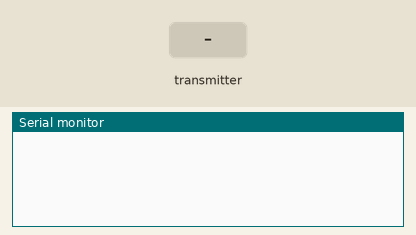
The sketch below on a simulated Arduino Uno, built with avr-gcc and run on an emulated ATmega328P. Parts: the last lines printed to the serial monitor. The inputs (shaded band) are chosen by the test bench. No radio packets arrive unless stated.

Above: at 1.2 s.
1.3 s: the transmitter starts sending humidity1 = 0
At 1.37 s:
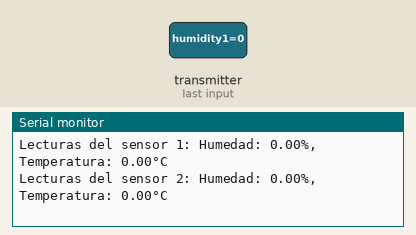
2.8 s: the transmitter starts sending temperature1 = 25
At 3.08 s:
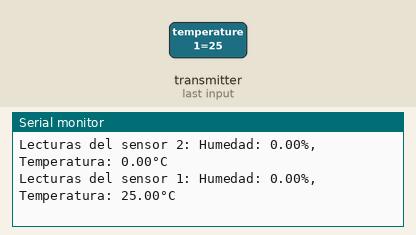
5.8 s: the transmitter starts sending humidity2 = 25
At 5.96 s:
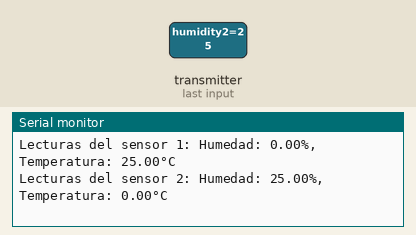
8.8 s: the transmitter starts sending temperature2 = 25
11.8 s: the transmitter starts sending humidity1 = 100
At 11.98 s:
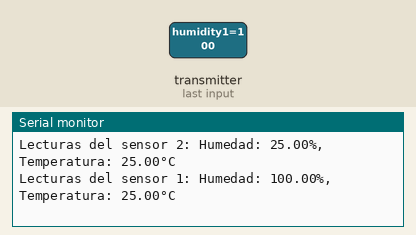
14.8 s: the transmitter starts sending temperature1 = 100
At 14.95 s:
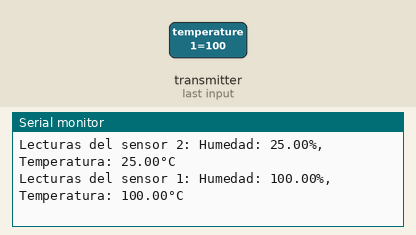
Timing chart, 0 to 17.8 s (numbered marks = the images above; inputs shaded):
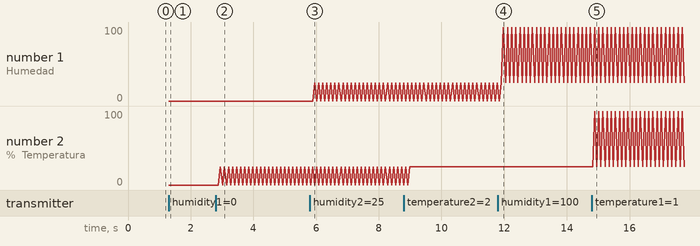

The sketch:

Arduino.ino
```cpp
#include <RF24.h>

RF24 radio(2, 4);  // Pines D2 y D4 para CE y CSN respectivamente

struct DataPacket {
  float humidity1;
  float temperature1;
  float humidity2;
  float temperature2;
};

void setup() {
  Serial.begin(9600);

  if (!radio.begin()) {
    Serial.println("Error al iniciar la radio NRF24");
    while (1);
  }

  radio.openReadingPipe(1, 0xF0F0F0F0E1LL); // Dirección del canal de comunicación
  radio.startListening();
}

void loop() {
  if (radio.available()) {
    DataPacket dataPacket;
    radio.read(&dataPacket, sizeof(dataPacket));

    Serial.print("Lecturas del sensor 1: ");
    Serial.print("Humedad: ");
    Serial.print(dataPacket.humidity1);
    Serial.print("%, Temperatura: ");
    Serial.print(dataPacket.temperature1);
    Serial.println("°C");

    Serial.print("Lecturas del sensor 2: ");
    Serial.print("Humedad: ");
    Serial.print(dataPacket.humidity2);
    Serial.print("%, Temperatura: ");
    Serial.print(dataPacket.temperature2);
    Serial.println("°C");
  }
}
```

Measured:
- after the input at 1.3 s, the serial monitor: prints a new line at once (image 1)
- after the input at 2.8 s, the serial monitor: prints a new line after 0.15 s (image 2)
- after the input at 5.8 s, the serial monitor: prints a new line after 0.16 s (image 3)
- after the input at 11.8 s, the serial monitor: prints a new line after 0.18 s (image 4)
- after the input at 14.8 s, the serial monitor: prints a new line after 0.08 s (image 5)
- plotted number 1: 25 → 100 after the input at 11.8 s
- plotted number 2: 0 → 25 after the input at 2.8 s
